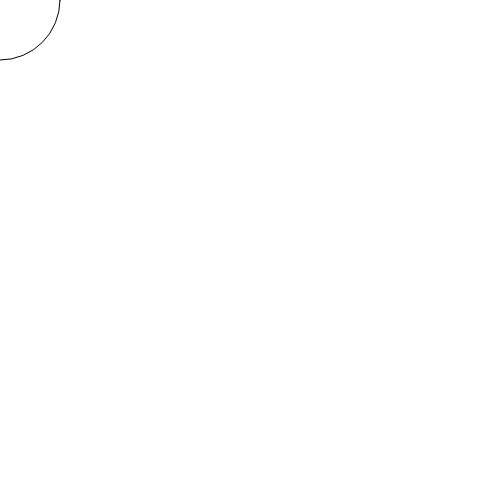
Frame 1 (no input)
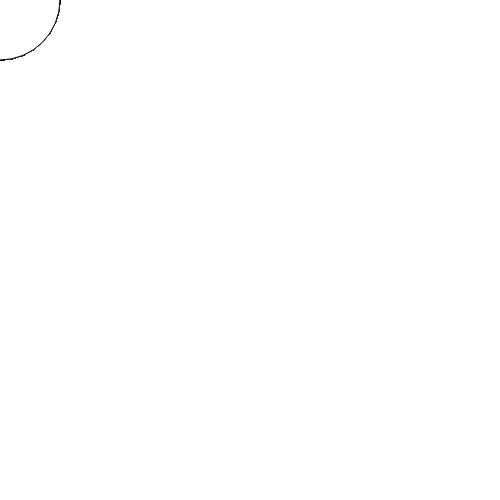
Frame 60 (no input)
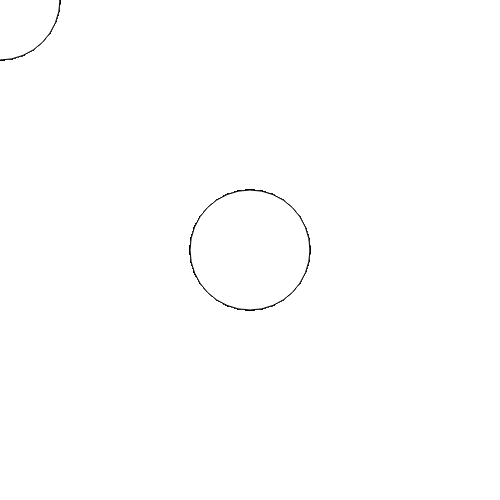
Frame 120 (the mouse pressed at the canvas centre since frame 60)

The p5.js sketch that drew these frames (run headless with seeded random() and noise() and a simulated clock; from frame 60 on, the mouse is pressed at the canvas centre):

// p5.js sketch
// ── sketch.js
function setup() {
  // put setup code here
  createCanvas(500, 500);
}

function draw(red) {
  // put drawing code here

  ellipse(mouseX, mouseY, 120, 120) ;
}
